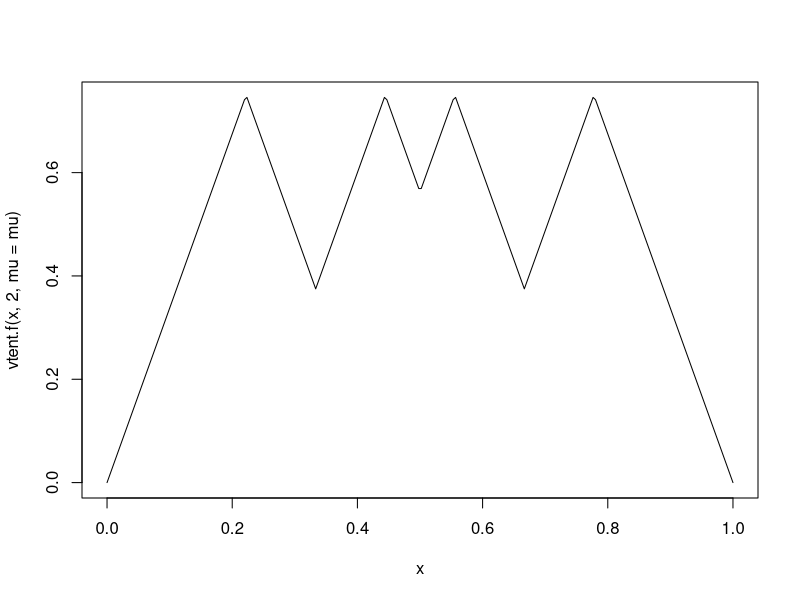
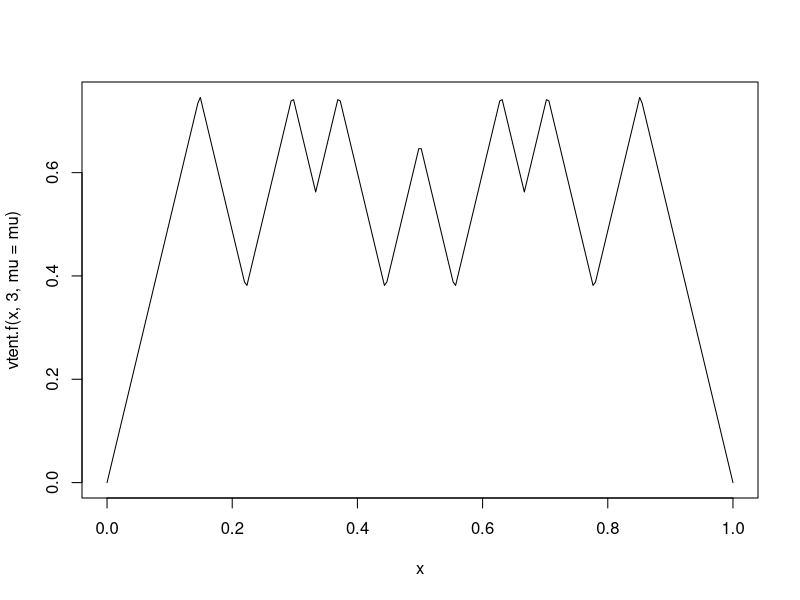
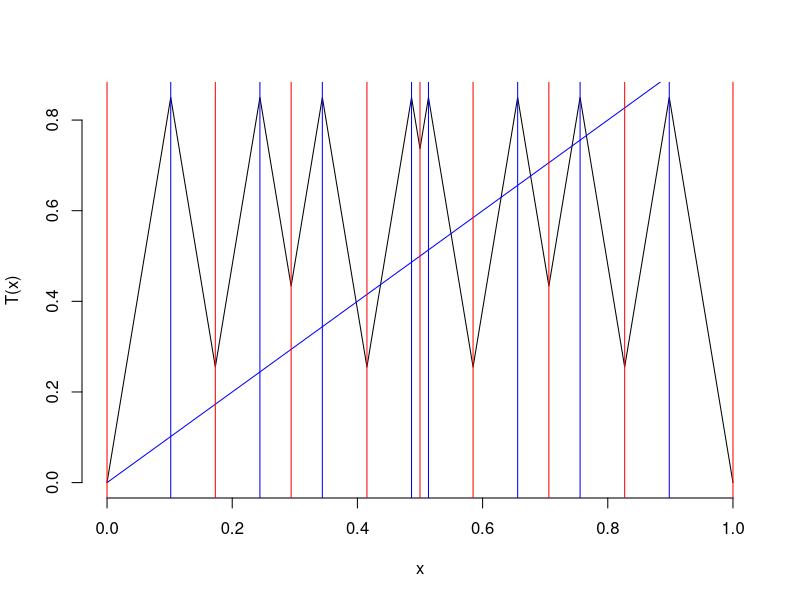
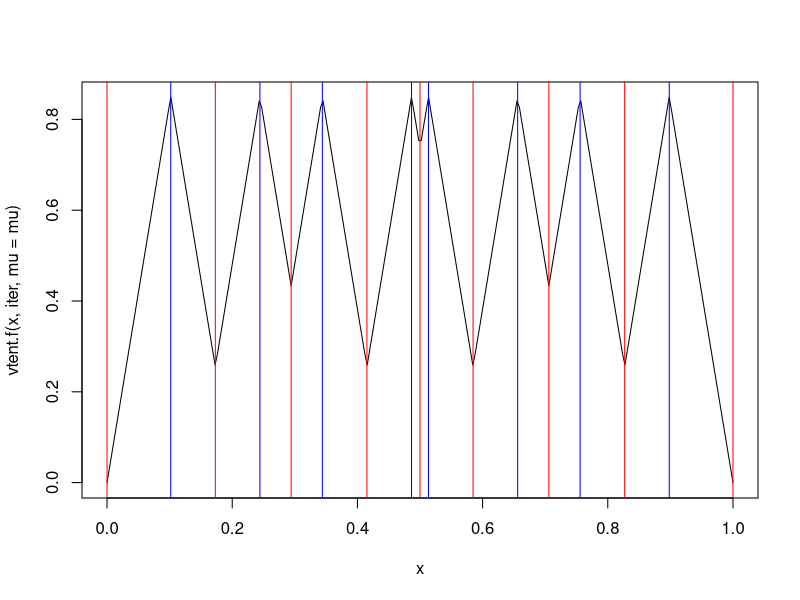

Write R code to recreate these figures, in order.

### Dynamical Systems

### Lab 1: Discrete Dynamical Systems
### Helper Functions
### cover:
### Ch 14: Iterated Maps, p 347 [pdf 356]
### Ch 14.1: Tent Map
### Ch 14.6: Examples ["Python Programs"], p 326 [pdf 385]
###
### Leonard Mada

# [draft v0.2.5]
# TODO:
# - Logistic Map;
# - Bifurcation Diagrams;


### Helper functions

# plot window
plot.init = function(x.lim, y.lim, labels) {
	plot.new()
	plot.window(xlim = x.lim, ylim = y.lim)
	axis(1)
	axis(2)
	title(xlab=labels[1], ylab=labels[2])
}

# transparent color
# useful when the orbits overlap
t_col = function(colors, percent = 50, name = NULL) {
	#     colors = color names
	#    percent = % transparency
	#       name = an optional name for the color
	
	t.col = c()
	for(color in colors) {
		rgb.val = col2rgb(color)
		## Make new color using input color as base and alpha set by transparency
		t.col.new = rgb(rgb.val[1], rgb.val[2], rgb.val[3],
			max = 255, alpha = (100 - percent) * 255 / 100,
			names = paste(color, name, sep=""))

		## Save the color
		t.col = c(t.col, t.col.new)
	}
	
	return(t.col)
}

test.col = function(n = 10, offset=0) {
	label = paste("0:", n, " + offset: ", offset, sep="", collapse="")
	plot.init(c(0, n), c(0, n), c(label, label))
	all.col = colors()
	for(id in 0:(n*n - 1)) {
		rect(id %% n, id %/% n,
			 1 + id %% n, 1 + id %/% n, col = all.col[id + 1 + offset])
	}
}
# test.col(offset=match("coral4", colors()))

#######################

### Tent Map
# Compute
tent.f = function(x, mu=2, iter=0, digits=NA) {
	r = x
	iter = iter + 1
	for(i in 1:iter) {
		r = ifelse(r <= 1/2, r*mu, mu*(1-r))
		if( ! is.na(digits)) {
			# for numeric stability, when possible;
			r = round(r, digits)
		}
	}
	return(r)
}
vtent.f = function(x, mu=2, iter=0, digits=NA) {
	r = x
	iter = iter + 1
	for(i in 1:iter) {
		isLess = (r <= 1/2);
		r[isLess] = mu * r[isLess];
		r[ ! isLess ] = mu * (1 - r[ ! isLess ])
		if( ! is.na(digits)) {
			# for numeric stability, when possible;
			r = round(r, digits)
		}
	}
	return(r)
}
all.tent = function(x0, mu, iter, digits=NA) {
	sapply(0:iter, function(iter) tent.f(x0, mu=mu, iter, digits))
}
# Plot
tent.plot = function(x1=0, x2=1, mu = 2, x.lim=c(x1, x2), y.lim=c(0, mu/2)) {
	plot.init(c(x1, x2), y.lim, c("x", "T(x)"))
	x.mid = (x1 + x2) / 2
	X1 = c(x1, x.mid)
	X2 = c(x.mid, x2)
	X = c(x1, x2)
	lines(X1, mu*X1)
	lines(X2, mu*(1-X2))
	lines(X, X, col="blue") # bisector x = y
}
# composed tent function
ctent.plot = function(iter=1, mu = 2, x1=0, x2=1,
		x.lim=c(x1, x2), y.lim=c(0, mu/2), addLines=TRUE) {
	plot.init(x.lim, y.lim, c("x", "T(x)"))
	# TODO: proper & generalization
	# n=2: c(1/(2*mu), 1/2, 1-1/(2*mu))
	i = 1:iter
	pow = 1/(2 * mu^i)
	if(iter > 1) {
		tmp = c()
		for(ipos in 1:(iter-1)) {
			tmp = c(tmp, 2*head(pow, -ipos) - tail(pow, -ipos))
		}
		# exclude non-applicable values
		tmp = tmp[tmp <= 1/2]
		#
		tmp3 = c()
		if(iter > 2) {
			# TODO: full
			tmp3 = 2*(pow[1] - pow[2]) + pow[3]
		}
		pow = c(tmp, tmp3, pow)
	}
	pow = c(0, pow, 1/2, 1-pow, 1)
	pow = sort(pow)
	f.val = vtent.f(pow, iter = iter, mu=mu) # TODO: iter ???
	#
	lines(pow, f.val)
	#
	X = c(x1, x2)
	lines(X, X, col="blue") # bisector x = y
	if(addLines) {
		abline(v = pow, col=c("red", "blue"))
	}
	return(pow)
}

plot.empiric.tent = function(mu=2, iter=1, vlines=NULL, col=c("red", "blue"), n=256) {
	curve(vtent.f(x, iter, mu=mu), from=0, to=1, n=n) # empiric
	if( ! is.null(vlines)) {
		abline(v = vlines, col=col)
	}
}

mu = 3/2
curve(vtent.f(x, 2, mu=mu), from=0, to=1, n=256)
curve(vtent.f(x, 3, mu=mu), from=0, to=1, n=256)

mu = 1.7
iter = 3
vlines = ctent.plot(iter, mu=mu)
curve(vtent.f(x, iter, mu=mu), from=0, to=1, n=256)
abline(v = vlines, col=c("red", "blue"))


### Cycles
# only Points
plot.cycles = function(x, y=x, p.text="C", col="red", p.cex=1.5, pch=19, jitter=0.04) {
	if(is.null(dim(jitter))) {
		x.jitter = 0
		y.jitter = jitter
	} else {
		x.jitter = jitter[,1]
		y.jitter = jitter[,2]
	}
	# Cycles
	if(is.null(dim(x))) {
		id.all = 0
	} else {
		id.all = unique(x$n)
		# may break col[cyc.id]
	}
	for(cyc.id in id.all) {
		cyc.x = if(cyc.id == 0) {x;} else {x$p[x$n == cyc.id];}
		cyc.y = if(cyc.id == 0) {y;} else {y$p[y$n == cyc.id];}
		cyc.col = if(length(col) == 1) {col;} else {col[cyc.id];}
		points(cyc.x, cyc.y, pch=pch, cex=p.cex, col=cyc.col)
		len = length(cyc.x)
		for(id in 1:len) {
			text(cyc.x[id] - x.jitter, cyc.y[id] - y.jitter, p.text, col=cyc.col)
		}
	}
}
# plot ALL Cycles
plot.all.cycles = function(mu, iter=2, x=NULL, p.text=NULL,
		col=t_col(c("pink", "orange", "purple", "coral4")), p.col="green", p.cex=1.5, lwd=2) {
	# Cycles
	if(is.null(x)) {
		x = special.points(mu=mu, iter)
	}
	iter.mod = iter + 1
	if(is.null(p.text)) {
		p.text = paste("C", iter.mod, sep="", collapse="")
	}
	plot.cycles(x, p.text=p.text, p.cex=p.cex, col=p.col)
	id = 0
	# TODO: apply
	for(x.p in x$p) {
		x.df = orbit(x.p, iter, mu=c)
		lines(x.df, lwd=lwd, col=col[(id %/% iter.mod) + 1])
		id = id + 1
	}
	return(x)
}
# Fixed Points + evolution to F
plot.e.fixed = function(x, mu, iter=2, p.text=c("eF", "F"), col="red", p.cex=1.5, lwd=2) {
	plot.fixed(x, p.text=p.text, p.cex=p.cex, col=col)
	for(x.p in x) {
		x.df = orbit(x.p, iter, mu=mu)
		lines(x.df, lwd=lwd, col=col)
	}
}
plot.fixed = function(x, y=x, mu.v=NULL, iter=1, p.text="F", col="blue", p.cex=1.5, pch=19, jitter=0.04,
		conn.col=t_col("darkgreen"), ...) {
	points(x, y, pch=pch, cex=p.cex, col=col)
	len = length(x)
	isTextVector = (length(p.text) > 1)
	for(id in 1:len) {
		if(isTextVector && is.na(p.text[id])) {next;}
		p.text.var = if(isTextVector) p.text[id] else p.text;
		text(x[id], y[id] - jitter, p.text.var, col=col)
	}
	#
	if( ! is.null(mu.v)) {
		len = length(mu.v)
		for(id in 1:len) {
			if(is.na(mu.v[id])) {
				next;
			}
			x.df = orbit(x[id], iter, mu=mu.v[id])
			lines(head(x.df, -1), lwd=2, col=conn.col, ...)
		}
	}
}


#######################

### actual trajectories
orbit = function(x0, iter=1, mu = 2, print=FALSE, digits=NA) {
	x = x0
	print(x)
	inputs = c()
	outputs = c()

	for(i in seq(0, iter)) {
		inputs = c(inputs, x, x)
		outputs = c(outputs, x)
		if(x <= 1/2) {
			x = mu * x
		} else if(x > 1/2) {
			x = mu - mu * x
		}
		if( ! is.na(digits)) {
			x = round(x, digits)
		}
		outputs = c(outputs, x)
		if(print) {
			print(x)
		}
	}
	return(data.frame(inputs, outputs))
}

################

### Cycle Points

special.points = function(mu, iter=2) {
	# Cn-1
	id = 0:iter
	x = mu / (1 + mu^(iter+1))
	x1 = x * mu^id
	# other C's
	if(iter == 1) {
		x.df = data.frame(p=x1, n=1)
	} else if(iter == 2) {
		# C3-2
		if(mu != 1) {
			x = c(1 / (mu^3 - 1))
			x2 = c(x * (mu^2 - mu), x * (mu^3-mu^2), x * (mu^3-mu))
			x = c(x1, x2)
			id = rep(c(1:iter), rep(iter + 1, iter))
			x.df = data.frame(p=x, n=id)
		} else {
			x.df = data.frame(p=x1, n=1)
		}
	} else if(iter == 3) {
		# C4-2
		if(mu != 1) {
			x = c(1 / (mu^4 - 1))
			x2 = c(x * (mu^2 - mu), x * (mu^3 - mu^2), x * (mu^4-mu^3), x * (mu^4-mu))
			# degenerate Cyc 2: x * (mu^4-mu^2)
			x3 = c(x * (mu^3-mu), x * (mu^4-mu^2))
			x = c(x1, x2, x3, x3)
			# id = rep(c(1:iter), rep(iter + 1, iter))
			id = rep(c(1:3), rep(iter + 1, 3))
			x.df = data.frame(p=x, n=id)
		} else {
			x.df = data.frame(p=x1, n=1)
		}
	} else {
		x.df = data.frame(p=x1, n=1)
		print("Not yet implemented!")
	}
	return(x.df)
}

########################################

### Quadratic Function
quad.f = function(x, c=1/4, iter=0, digits=NA) {
	r = x
	iter = iter + 1
	for(i in 1:iter) {
		r = r^2 + c
		if( ! is.na(digits)) {
			# for numeric stability, when possible;
			r = round(r, digits)
		}
	}
	return(r)
}

# Plot
quad.plot = function(x1=0, x2=1, c=1/4, x.lim=c(x1, x2), y.lim=c(c, max(x.lim)^2 + c)) {
	plot.init(x.lim, y.lim, c("x", "P(x)"))
	x.mid = (x1 + x2) / 2
	X = c(x1, x2)
	f = function(x) x^2 + c;
	curve(f(x), from=x1, to=x2, n=256, add=TRUE)
	
	lines(X, X, col="blue") # bisector x = y
}

quad.orbit = function(x0, iter=20, c=1/4, digits=NA, ymin=0, print=FALSE) {
	x = x0
	print(x)
	inputs = c(x) # x
	outputs = c(ymin) # y

	for(i in seq(2, iter)) {
		if(i > 2) {
			inputs = c(inputs, x, x)
			outputs = c(outputs, x)
		} else {
			# skip bisector
			inputs = c(inputs, x)
		}
		x = x^2 + c
		if( ! is.na(digits)) {
			x = round(x, digits)
		}
		outputs = c(outputs, x)
		if(print) {
			print(x)
		}
	}
	return(data.frame(inputs, outputs))
}

###########

clean = function(x, rm.x, digits=10) {
	x.rounded = round(x, digits)
	rem = round(rm.x, digits)
	doRemove = x.rounded %in% rem
	x = sort(x[ ! doRemove ])
	return(x)
}

solve.p3 = function(b) {
	# x^3 + b2*x^2 + b1*x + b0 = 0
	b = b / b[1]
	c = -b[3] / 3
	d = -b[4] / 2
	if(b[2] != 0) {
		# x = x0 - s
		s = b[2]/3
		c = c + s^2 # = c - s^2 + 2*b[2]*s/3 = - b[3] / 3;
		d = d - s^3 + b[3]*s/2 # d + (s^3 - b[2]*s^2 + b[3]*s)/2
	} else {
		s = 0
	}
	det = d^2 - c^3
	det = ifelse(det < 0, complex(re=0, im=sqrt(-det)), sqrt(det))
	#
	if(Im(det) != 0) {
		r = (d + det)^(1/3) + (d - det)^(1/3)
	} else {
		r = ifelse(d + det >= 0, (d + det)^(1/3), -(-d-det)^(1/3)) +
			ifelse(d - det >= 0, (d - det)^(1/3), -(-d+det)^(1/3))
	}
	return(Re(r - s))
}

#####################
#####################

png.name = function(name) {
	last = tail(name, 1)
	len = nchar(last) + 1
	if(len < 3 || substr(last, len - 3, len) != "png") {
		name = c(name, ".png")
	}
	paste(name, sep="", collapse="")
}

to.png = function(name="test", file=png.name(name), bg="white", pointsize=15, ...) {
	png(file=file, bg=bg, pointsize=pointsize, ...)
}

